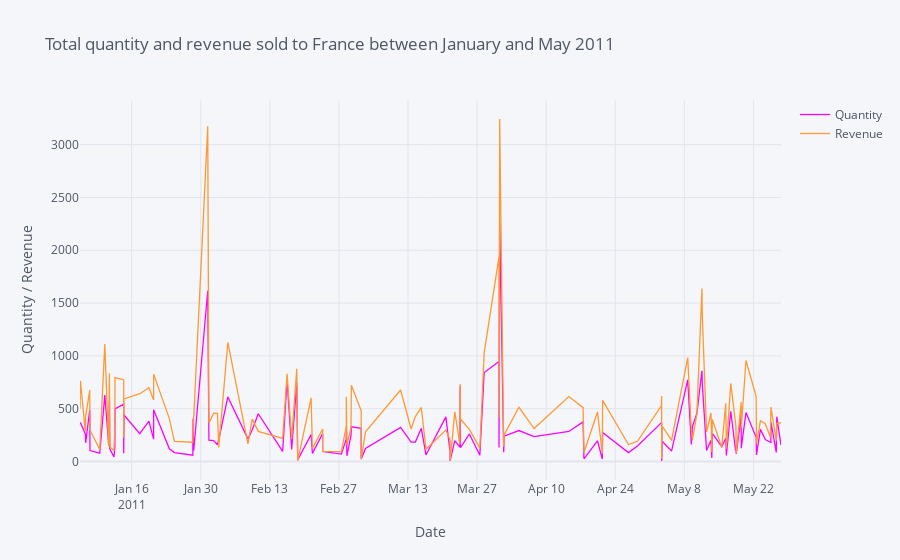

This figure's notebook cell:
### Code cell
france.iplot(
    kind = 'line',
    x = 'InvoiceDate',
    y = ['Quantity', 'Revenue'],
    color = ['magenta', 'orange'],
    xTitle = 'Date',
    yTitle = 'Quantity / Revenue',
    title = 'Total quantity and revenue sold to France between January and May 2011'
)
